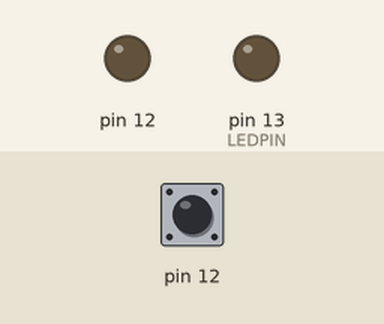
Recording of a sketch running on a simulated Arduino Uno, built with avr-gcc and run on an emulated ATmega328P. Parts: output pins drawn as LEDs (lit = HIGH). Dashed ring = blinking. The test bench sets the inputs (shaded band); at power-on: pin 12 LOW.

Above: at 1.2 s.
1.3 s: pin 12 pulsed HIGH 5 times (0.12 s each, 0.3 s apart)
At 1.6 s:
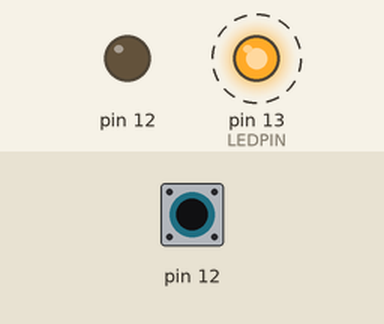
At 3.9 s:
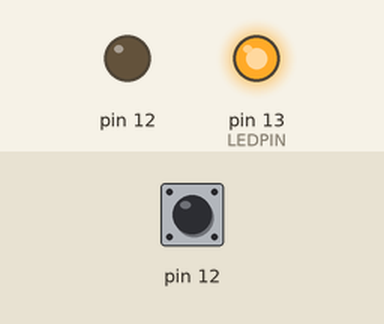
Timing chart, 0 to 5.4 s (numbered marks = the images above; inputs shaded):
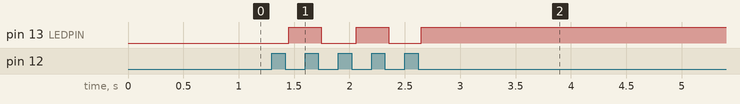

The sketch:

Blink.ino
```cpp
#define LEDPIN 13

boolean touchPin(int pinToMeasure) {
  // Variables used to translate from Arduino to AVR pin naming
  volatile uint8_t* port;
  volatile uint8_t* ddr;
  volatile uint8_t* pin;
  // Here we translate the input pin number from
  //  Arduino pin number to the AVR PORT, PIN, DDR,
  //  and which bit of those registers we care about.
  byte bitmask;
  port = portOutputRegister(digitalPinToPort(pinToMeasure));
  ddr = portModeRegister(digitalPinToPort(pinToMeasure));
  bitmask = digitalPinToBitMask(pinToMeasure);
  pin = portInputRegister(digitalPinToPort(pinToMeasure));
  // Discharge the pin first by setting it low and output
  *port &= ~(bitmask);
  *ddr  |= bitmask;
  delay(1);
  // Make the pin an input with the internal pull-up on
  *ddr &= ~(bitmask);
  *port |= bitmask;

  // Now see how long the pin to get pulled up. This manual unrolling of the loop
  // decreases the number of hardware cycles between each read of the pin,
  // thus increasing sensitivity.
  uint8_t cycles = 17;
       if (*pin & bitmask) { cycles =  0;}
  else if (*pin & bitmask) { cycles =  1;}
  else if (*pin & bitmask) { cycles =  2;}
  else if (*pin & bitmask) { cycles =  3;}
  else if (*pin & bitmask) { cycles =  4;}
  else if (*pin & bitmask) { cycles =  5;}
  else if (*pin & bitmask) { cycles =  6;}
  else if (*pin & bitmask) { cycles =  7;}
  else if (*pin & bitmask) { cycles =  8;}
  else if (*pin & bitmask) { cycles =  9;}
  else if (*pin & bitmask) { cycles = 10;}
  else if (*pin & bitmask) { cycles = 11;}
  else if (*pin & bitmask) { cycles = 12;}
  else if (*pin & bitmask) { cycles = 13;}
  else if (*pin & bitmask) { cycles = 14;}
  else if (*pin & bitmask) { cycles = 15;}
  else if (*pin & bitmask) { cycles = 16;}

  // Discharge the pin again by setting it low and output
  //  It's important to leave the pins low if you want to
  //  be able to touch more than 1 sensor at a time - if
  //  the sensor is left pulled high, when you touch
  //  two sensors, your body will transfer the charge between
  //  sensors.
  *port &= ~(bitmask);
  *ddr  |= bitmask;
  delay(20); // debounce 20ms
  return (cycles>1);
}


void setup() {
  // put your setup code here, to run once:
  Serial.begin(9600);
  pinMode(LEDPIN,OUTPUT);
}

boolean touchDown;
void loop() {
  // put your main code here, to run repeatedly:
  boolean currentTouch=touchPin(12);
  if (currentTouch && !touchDown)
  {
    touchDown=true;
    digitalWrite(LEDPIN,!digitalRead(LEDPIN));
  }
  else if (!currentTouch && touchDown)
  {
    touchDown=false;
  }
}
```

Measured:
- after the input at 1.3 s, pin 13 (LEDPIN): alternates HIGH for 0.29 s and LOW for 0.30 s, 5 changes in all, then stays HIGH, starting after 0.15 s
